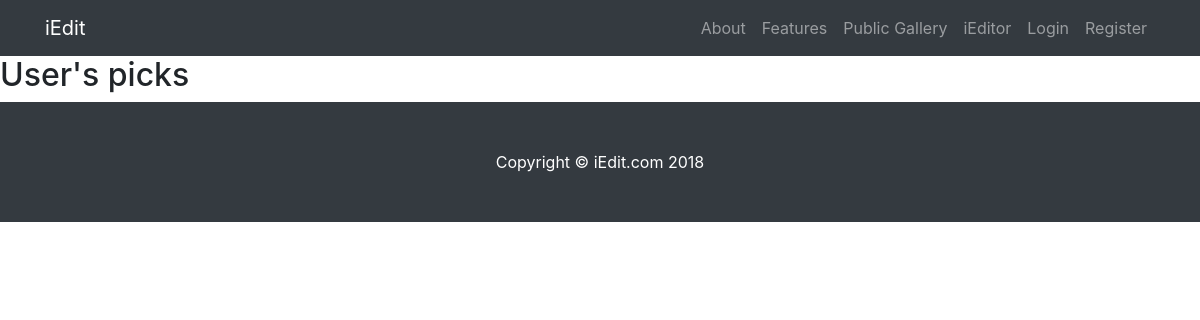
The app's page /public-gallery.php, older data.
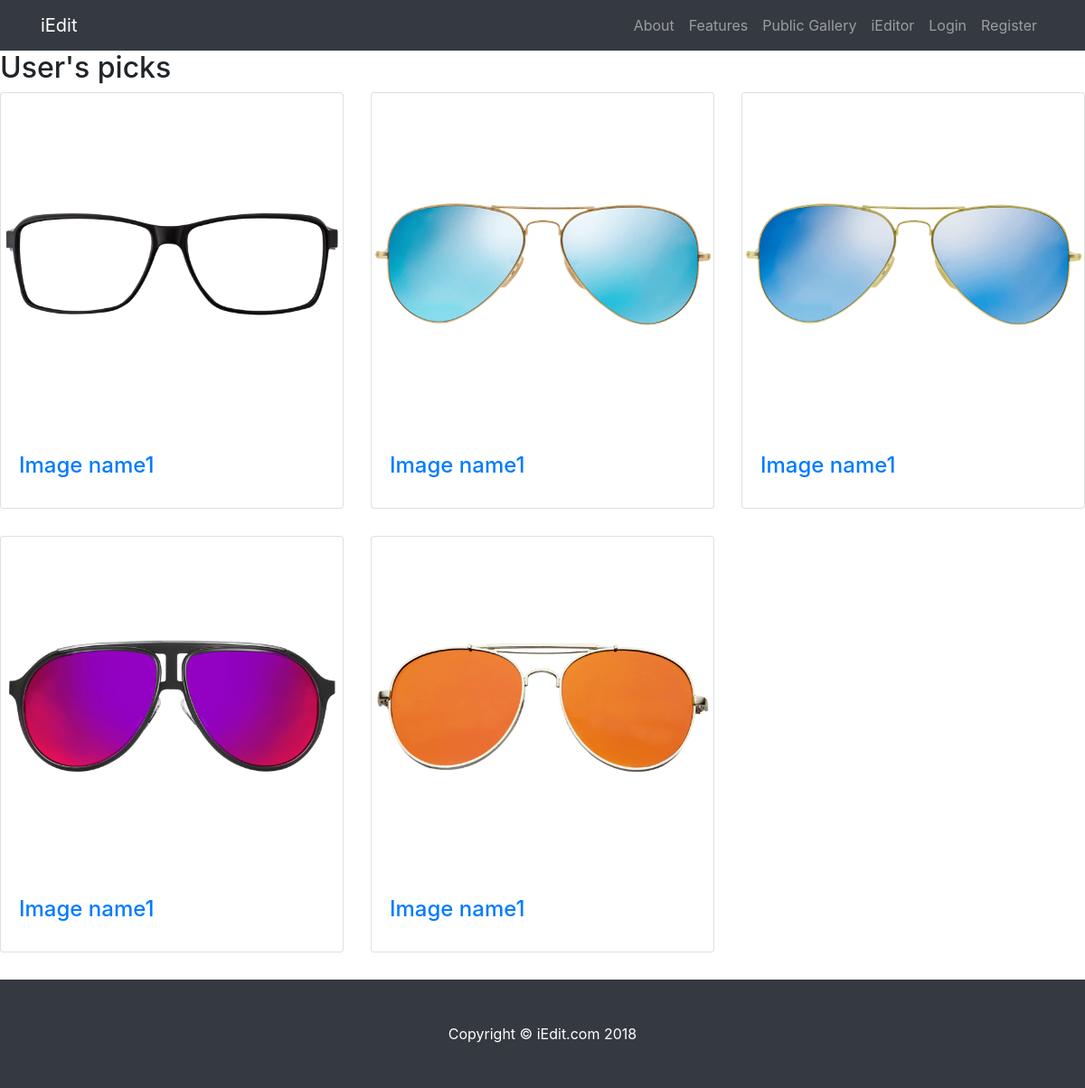
The same page, newer data.
### tables this page shows
CREATE TABLE `user_photos` (
  `id` int(11) NOT NULL,
  `name` varchar(255) NOT NULL,
  `user_id` int(11) NOT NULL,
  `status` int(11) NOT NULL,
  `path` varchar(255) NOT NULL
);

### dbfiles/db.php (called while the page is built, shortened)
<?php
$db=Array(
	"host"=>"localhost",
	"username"=>"root",
	"password"=>"",
	"name"=>"iEdit"
);
function sql_query($query){
	global $db;
	$con=mysqli_connect($db['host'],$db['username'],$db['password'],$db['name']);
	$arr=[];
	$res=mysqli_query($con,$query);
	while ($row=mysqli_fetch_assoc($res)) {
		$arr[]=$row;
	}
	return $arr;
}
?>

### public-gallery.php (the view)
<?php
require "header.php";
?>
<h2>User's picks</h2>
      <div class="row">
        <?php
			$userPhotos=sql_query("select * from user_photos");
			foreach ($userPhotos as $key => $value) {
				echo '<div class="col-lg-4 col-sm-6 portfolio-item">
			          <div class="card h-100">
			            <a href="#"><img class="card-img-top" src="user_photos/png/'
			            .$value['id'].'.png" alt=""></a>
			            <div class="card-body">
			              <h4 class="card-title">
			                <a href="#">Image name1</a>
			              </h4>
			            </div>
			          </div>
			        </div>';
			}
		?>
      </div>
<?php
require "footer.php";
?>

Row changes from the older to the newer data that the page shows:
added user_photos: shows a picture
added user_photos: shows a picture
added user_photos: shows a picture
added user_photos: shows a picture
added user_photos: shows a picture
